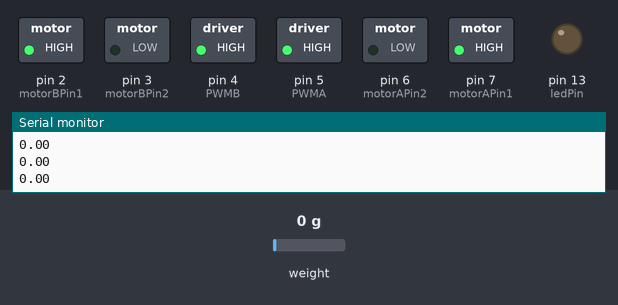
This sketch was run on a simulated Arduino Uno, built with avr-gcc and run on an emulated ATmega328P. On the bench: switched loads named in the sketch (green lamp = pin HIGH), output pins drawn as LEDs (lit = HIGH), the last lines printed to the serial monitor. Inputs (shaded band) come from the test bench; at power-on: weight on the scale 0 g.

Above: at 2.7 s.
At 6.2 s:
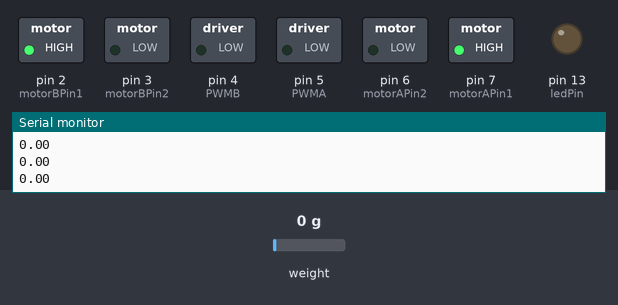
Timing chart, 0 to 11.4 s (numbered marks = the images above):
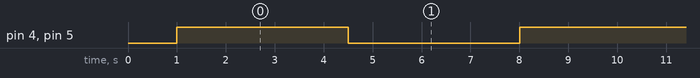

Measured:
- by itself, pin 4 (PWMB), pin 5 (PWMA): alternates HIGH for 4.0 s and LOW for 4.0 s
- by itself, everything shown: repeats every 16.0 s, in 4 steps

The sketch:

dc_motor.ino
```cpp
 const int motorAPin1 = 7;   // AIN1
  const int motorAPin2 = 6;   // AIN2
  const int motorBPin1 = 2;  // BIN1
  const int motorBPin2 = 3;  // BIN2
  const int enablePin = 2;    // H-bridge enable pin
  const int ledPin = 13;      // LED
  const int PWMA = 5;         // Pulse Width Modulation Motor A
  const int PWMB = 4;         // Pulse Width Modulation Motor B

  bool right_bottle = true;
  double cur_time_switch = 0;

  // pressure sensor
  #include "HX711.h"

HX711 scale;

uint8_t dataPin = 20;
uint8_t clockPin = 21;

uint32_t start, stop;
volatile float f;


  void setup() {

    // set outputs:
    pinMode(motorAPin1, OUTPUT);
    pinMode(motorAPin2, OUTPUT);
    pinMode(motorBPin1, OUTPUT);
    pinMode(motorBPin2, OUTPUT);
    pinMode(enablePin, OUTPUT);
    pinMode(ledPin, OUTPUT);
    pinMode(PWMA, OUTPUT);
    pinMode(PWMB, OUTPUT);

    // set enablePin high so that motor can turn on:
    digitalWrite(enablePin, HIGH);

    digitalWrite(motorAPin1, HIGH);
    digitalWrite(motorAPin2, LOW);

    digitalWrite(motorBPin1, HIGH);
    digitalWrite(motorBPin2, LOW);

    Serial.begin(9600);

    cur_time_switch = millis()+2000;


    //pressure sensor
 // Serial.begin(115200);
  // Serial.println(__FILE__);
  // Serial.print("LIBRARY VERSION: ");
  // Serial.println(HX711_LIB_VERSION);
  // Serial.println();

  scale.begin(dataPin, clockPin);

  // TODO find a nice solution for this calibration..
  // load cell factor 20 KG
  // scale.set_scale(127.15);
  // load cell factor 5 KG
  scale.set_scale(420.0983);       // TODO you need to calibrate this yourself.
  // reset the scale to zero = 0
  scale.tare();

  }

  void loop() {

    if(millis()>cur_time_switch){
      right_bottle=!right_bottle;
      cur_time_switch += 4000;
      //Serial.println(right_bottle);
      delay(2000);
    }


    digitalWrite(PWMA, right_bottle);


    if(right_bottle){
    analogWrite(PWMB, 255);
    }else{
      analogWrite(PWMB, 0);
    }

    // pressure sensor
      f = scale.get_units(5);
      Serial.println(f);
}
```
